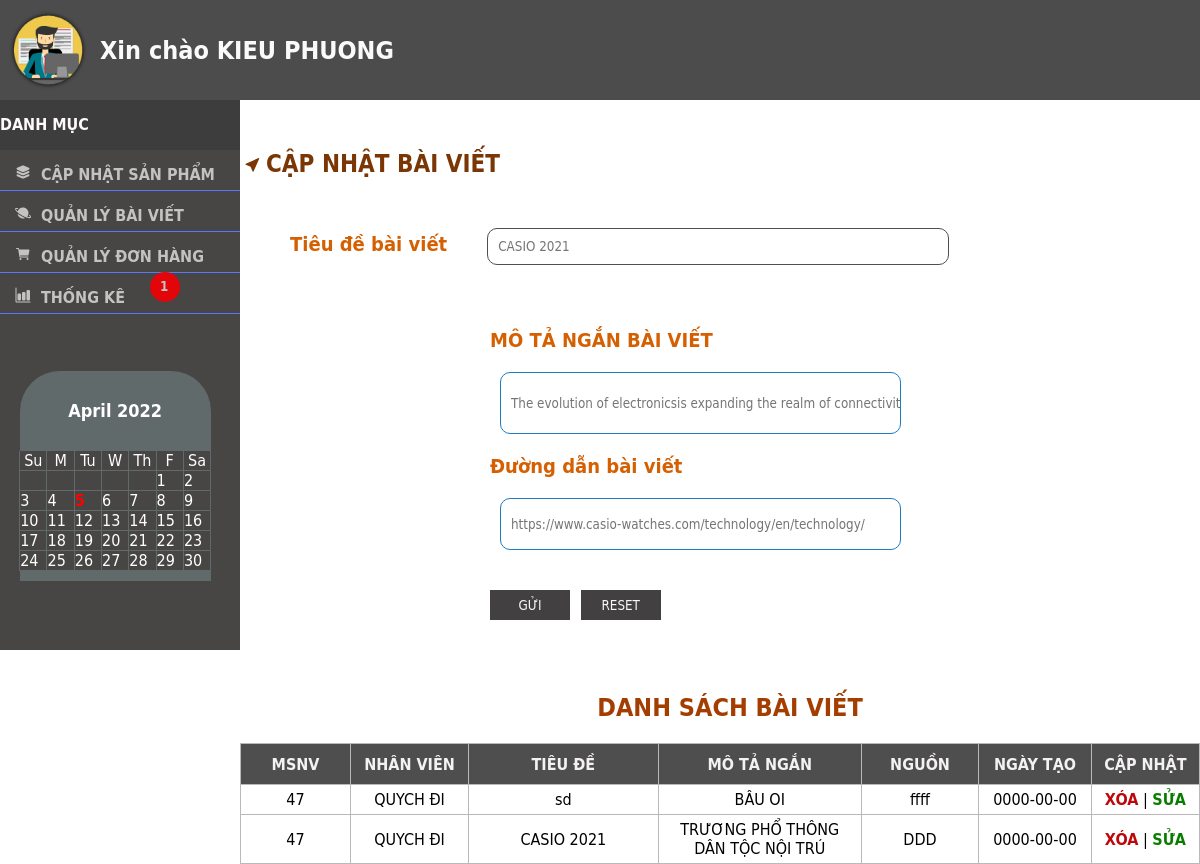
Screenshot of /admin/xuly/main.php?quanly=quanlybaiviet (signed in) with the database file from the repository.
### tables this page shows
CREATE TABLE `nhanvien` (
  `MSNV` int(11) NOT NULL,
  `HoTenNV` varchar(50) NOT NULL,
  `DiaChi` varchar(100) NOT NULL,
  `SoDT` char(12) NOT NULL
);

CREATE TABLE `baiviet` (
  `ID_BAIVIET` int(11) NOT NULL,
  `MSNV` int(11) NOT NULL,
  `TieuDe` varchar(200) NOT NULL,
  `motangan` varchar(500) NOT NULL,
  `src` varchar(200) NOT NULL,
  `ngaytao` date NOT NULL
);

### admin/xuly/quanlybaiviet.php (the view, shortened to what this page needs)
<!doctype html>
<?php if(isset($_COOKIE['MSNV'])){ ?>
<html>
<head>
</head>
<body>
	<?php  if(isset($_COOKIE['MSNV'])){ ?>
			<div class="main">
<?php
	if(isset($_GET['sua_baiviet'])){
				$get_baiviet = "SELECT ID_BAIVIET ,TIEUDE, MOTANGAN, SRC FROM BAIVIET WHERE ID_BAIVIET = '".$_GET['sua_baiviet']."'";
				$thucthi_get = mysqli_query($mysqli, $get_baiviet);
				?>
		<form action="" method="post">
			<?php while($ds = mysqli_fetch_array($thucthi_get)){ ?>
	<div class="quanlybaiviet"><h2 style="color: #7A3605;"><svg style="margin-left: 5px; margin-right: 5px;"  xmlns="http://www.w3.org/2000/svg" width="16" height="16" fill="currentColor" class="bi bi-cursor-fill" viewBox="0 0 16 16">
  <path d="M14.082 2.182a.5.5 0 0 1 .103.557L8.528 15.467a.5.5 0 0 1-.917-.007L5.57 10.694.803 8.652a.5.5 0 0 1-.006-.916l12.728-5.657a.5.5 0 0 1 .556.103z"/>
</svg>CẬP NHẬT BÀI VIẾT</h2></div>
	<div class="tieude_baiviet"><tr><td><b>Tiêu đề bài viết</b></td><td><input style="margin-left: 40px; height: 35px; width: 450px; padding-left: 10px; outline: none;" type="text" name="tieude" value="<?php echo $ds['TIEUDE']; ?>" /></td></tr></div>
	<div class="motangan_baiviet"><b>MÔ TẢ NGẮN BÀI VIẾT</b><br>
	<input style="width: 75%;  height: 60px; margin-top: 20px; margin-bottom: 20px; margin-left: 10px;" type="text" name="mota" value="<?php echo $ds['MOTANGAN']; ?>"  placeholder="The evolution of electronicsis expanding the realm of connectivity.
Contributing to liberation of our connected world." /><br>
		<b>Đường dẫn bài viết </b>
	<br><input style="width: 75%;  height: 30px; margin-top: 20px; margin-bottom: 20px; margin-left: 10px;" type="text" name="src_baiviet" value="<?php echo $ds['SRC']; ?>" placeholder="https://www.casio-watches.com/technology/en/technology/" /><br>
		<div id="button">
		<button type="submit" name="capnhat">CẬP NHẬT</button>
		<button type="reset" name="reset">RESET</button>
			<button type="submit" name="xoa"><a href="main.php?quanly=quanlybaiviet&&xoa_baiviet=<?php echo $ds['ID_BAIVIET']; ?>">XÓA BÀI</a></button>
			</div>
	</div>
			<?php } ?>
		</form>
<?php	}else{
	?>
	<form action="" method="post">
	<div class="quanlybaiviet"><h2 style="color: #7A3605;">CẬP NHẬT BÀI VIẾT</h2></div>
	<div class="tieude_baiviet"><tr><td><b>Tiêu đề bài viết</b></td><td><input style="margin-left: 40px; height: 35px; width: 450px; padding-left: 10px; outline: none;" type="text" name="tieude" value="" required placeholder="CASIO 2021" /></td></tr></div>
	<div class="motangan_baiviet"><b>MÔ TẢ NGẮN BÀI VIẾT</b><br>
	<input  style="width: 75%; height: 60px; margin-top: 20px; margin-bottom: 20px; margin-left: 10px;" type="text" name="mota" value="" required placeholder="The evolution of electronicsis expanding the realm of connectivity.
Contributing to liberation of our connected world." /><br>
		<b>Đường dẫn bài viết </b>
	<br><input style="width: 75%;  height: 50px; margin-top: 20px; margin-bottom: 20px; margin-left: 10px;" type="text" name="src_baiviet" value="" placeholder="https://www.casio-watches.com/technology/en/technology/" required /><br>
		<div id="button">
		<button type="submit" name="gui">GỬI</button>
		<button type="reset" name="reset">RESET</button>
			</div>
	</div>
		</form>
				<?php  } ?>
					</div>
		<div class="danhsachbaiviet">
			<form name="danhsach_baiviet" method="GET" action="">
			<div class="quanlybaiviet"><h3 style="padding-top: 10px;">DANH SÁCH BÀI VIẾT</h3></div>
		<table id="table_ds" style="width: 100%;">
			<tr style="background-color: #4E4E4F;">
			<th>MSNV</th><th>NHÂN VIÊN</th><th>TIÊU ĐỀ</th><th>MÔ TẢ NGẮN</th><th>NGUỒN</th><th>NGÀY TẠO</th><th>CẬP NHẬT</th>
			</tr>
		<?php	$truyvan_baiviet = "SELECT ID_BAIVIET ,BAIVIET.MSNV, NHANVIEN.HoTenNV, BAIVIET.TieuDe, BAIVIET.motangan, BAIVIET.src, BAIVIET.ngaytao FROM BAIVIET JOIN NHANVIEN ON BAIVIET.MSNV = NHANVIEN.MSNV";
				$thucthi_baiviet = mysqli_query($mysqli, $truyvan_baiviet);
				while($lietke_baiviet = mysqli_fetch_array($thucthi_baiviet)){
			?>
			<tr>
				<td><?php echo $lietke_baiviet['MSNV'];?></td>
				<td><?php echo $lietke_baiviet['HoTenNV'];?></td>
				<td style="width:400px; padding-left: 5px"><?php echo $lietke_baiviet['TieuDe'];?></td>
				<td style="width:400px; padding-left: 5px"><?php echo $lietke_baiviet['motangan'];?></td>
				<td style="width: 200px; padding-left: 5px;"><?php echo $lietke_baiviet['src'];?></td>
				<td><?php echo $lietke_baiviet['ngaytao'];?></td>
				<td><a href="main.php?quanly=quanlybaiviet&&xoa_baiviet=<?php echo $lietke_baiviet['ID_BAIVIET']; ?>"><b style="color: #BD070A">XÓA</b></a> | <a href="main.php?quanly=quanlybaiviet&&sua_baiviet=<?php echo $lietke_baiviet['ID_BAIVIET']; ?>" ><b style="color: #0A7D00;">SỬA</b></a></td>
			</tr>
			<?php } ?>
			</table>
				</form>
		</div>
	<?php
}
	?>
</body>
</html>
<?php } ?>

### admin/xuly/main.php (shortened to what this page needs)
<!doctype html>
<?php if(isset($_COOKIE['MSNV'])){ ?>
<html>
<head>
</head>
<body>
	<?php
	include("../../login/config.php");
	?>
	<div class="top">
	<div class="img"><img style="width: 80px; margin-top: 10px; margin-left: 8px;" SRC="../images/IMG_BAIVIET/ICONADMIN.jpg"/></div>
		<div class="info_nv"><?php
			$nv = "SELECT HOTENNV FROM NHANVIEN WHERE MSNV = '".$_COOKIE['MSNV']."'";
			$thucthi_nv = mysqli_query($mysqli, $nv);
									  $num_nv = mysqli_fetch_array($thucthi_nv);?>
		<b style="color: #FAFAFA;">Xin chào <?php echo $num_nv['HOTENNV']; ?></b>
		</div>
	</div>
	<div class="content">
	<div class="danhmuc">
		<div style="width:20%; height: 50px; background-color: #3E3D3D; color: #FEFAFA; float: left;" class="title">
			<b style="line-height: 50px;">DANH MỤC</b>
		</div>
		<div class="menu_danhmuc">
			<ul>
				<li onClick="danhmuc_caphat()" ><a href="main.php?quanly=danhmucsanpham&id=1"><ion-icon name="layers"></ion-icon><b id="titile_danhmuc">CẬP NHẬT SẢN PHẨM</b></a></li>
				<li><a href="main.php?quanly=quanlybaiviet"><ion-icon name="planet"></ion-icon><b>QUẢN LÝ BÀI VIẾT</b></a></li>
				<li><a href="main.php?quanly=quanlydonhang"><ion-icon name="cart"></ion-icon></ion-icon><b>QUẢN LÝ ĐƠN HÀNG</b>
					<?php $SODONHANG = "SELECT COUNT(*) AS SODON FROM dathang WHERE NGAYDH IS NOT NULL";
						$thucthi_sodh = mysqli_query($mysqli, $SODONHANG);
						$sodon = mysqli_fetch_array($thucthi_sodh);
						if($sodon['SODON']>0){
					?>
						<h5 style="height: 30px; background-color: #E20509; width: 30px; border-radius: 20px; float: right; margin-right: 60px;">
							<b style="text-align: center;"><?php echo $sodon['SODON']; ?></b>
						</h5>
					<?php }else{
						echo "";
								} ?></a></li>
				<li><a href="main.php?quanly=thongke"><ion-icon name="bar-chart"></ion-icon><b>THỐNG KÊ</b></a></li>
			</ul>
		</div>
	</div>
	<div class="main">
		<?php
				if(isset($_GET['quanly'])){
					$tam = $_GET['quanly'];
				}else{
					$tam = '';
				}
				if($tam=='danhmucsanpham'){
					include("themsanpham.php");
				}elseif($tam=='quanlynhanvien'){
					include("../capquyenNV.php");
				}elseif($tam=='quanlybaiviet'){
					include("quanlybaiviet.php");
				}elseif($tam=='quanlydonhang'){
					include("quanlydonhang.php");
			}elseif($tam=='thongke'){
					include("thongke.php");
			}else{
					include("themsanpham.php");
			}
		?>
	</div>
	</div>
</body>
</html>
<?php } ?>

### admin/xuly/main.php (style rules this page uses)
* { font-family: "Gill Sans", "Gill Sans MT", "Myriad Pro", "DejaVu Sans Condensed", Helvetica, Arial, "sans-serif"; }
.top { width: 100%; background-color: #4D4C4C; height: 100px; }
.top .img { width: 100px; height: 100px; float: left; }
.top .info_nv { height: 100px; float: left; display: flex; justify-content: center; align-items: center; font-size: 25px; }
.content { width: 100%; height: 550px; }
.content .danhmuc { text-align: left; }
.menu_danhmuc ul { margin: 0px; padding: 0px; }
.menu_danhmuc ul li { padding-left: 15px; height: 30px; line-height: 30px; list-style: none; padding-top: 10px; border-bottom: 1px solid #567AF8; }
a { text-decoration: none; color: #C4C2C2; }
.content .main { width: 80%; float: left; }
.menu_danhmuc { float: left; width:20%; height: 500px; background-color:#484545; clear: both; }
.menu_danhmuc ul li a b { padding-left: 10px; }

### admin/xuly/quanlybaiviet.php (style rules this page uses)
* { margin: 0px; padding:0px; }
.main { font-family: "Gill Sans", "Gill Sans MT", "Myriad Pro", "DejaVu Sans Condensed", Helvetica, Arial, "sans-serif"; }
.main h2 { color:#403D3D; }
.main .tieude_baiviet { clear: both; padding-top: 50px; height: 100px; padding-left: 50px; font-size: 20px; color: #D56002; }
input { border-radius: 10px; border: 1px solid #524E4E; }
.main .motangan_baiviet { height: 350px; padding-left: 250px; font-size: 20px; color: #D56002; }
.motangan_baiviet input { border: 1px solid #1C7CC5; outline: none; padding-left: 10px; }
.main .motangan_baiviet #button { margin-top: 20px; }
.main .motangan_baiviet #button button { width: 80px; height: 30px; background-color: #424040; outline: none; border: none; margin-right: 5px; color: #FAF7F7; }
.danhsachbaiviet { width: 100%; }
.danhsachbaiviet table { border-collapse: collapse; }
.danhsachbaiviet table#table_ds th,.danhsachbaiviet table#table_ds td { border: 1px solid #BAB8B8; }
.danhsachbaiviet table#table_ds tr th { color: #F4F1F1; height: 40px; }
.main .danhsachbaiviet table tr td { padding: 5px; text-align: center; width: 200px; }
.danhsachbaiviet table#table_ds tr td a { color: #000000; }
.danhsachbaiviet h3 { text-align: center; width: 100%; height: 40px; font-size: 25px; border-bottom-right-radius: 20px; color: #A43D00; margin-bottom: 15px; line-height: 40px; padding-left: 10px; float: left; }

### rows the page displays
nhanvien: HoTenNV "KIEU PHUONG"
baiviet: MSNV "47", MSNV.HoTenNV "QUYCH ĐI", TieuDe "sd", motangan "BÂU OI", src "ffff", ngaytao "0000-00-00"
baiviet: MSNV "47", MSNV.HoTenNV "QUYCH ĐI", TieuDe "CASIO 2021", motangan "TRƯƠNG PHỔ THÔNG DÂN TỘC NỘI TRÚ", src "DDD", ngaytao "0000-00-00"

### other values shown
$sodon['SODON'] "1"
